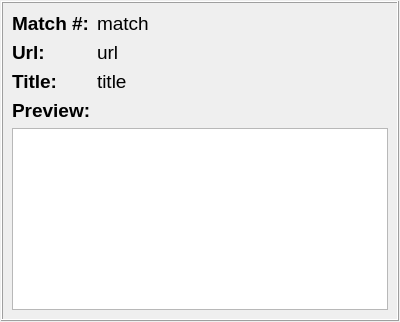
<?xml version="1.0" encoding="UTF-8"?>
<ui version="4.0">
 <class>Form</class>
 <widget class="QWidget" name="Form">
  <property name="geometry">
   <rect>
    <x>0</x>
    <y>0</y>
    <width>400</width>
    <height>322</height>
   </rect>
  </property>
  <property name="sizePolicy">
   <sizepolicy hsizetype="Expanding" vsizetype="Expanding">
    <horstretch>0</horstretch>
    <verstretch>0</verstretch>
   </sizepolicy>
  </property>
  <property name="minimumSize">
   <size>
    <width>400</width>
    <height>300</height>
   </size>
  </property>
  <property name="windowTitle">
   <string>Form</string>
  </property>
  <layout class="QVBoxLayout" name="verticalLayout">
   <property name="spacing">
    <number>0</number>
   </property>
   <property name="leftMargin">
    <number>1</number>
   </property>
   <property name="topMargin">
    <number>1</number>
   </property>
   <property name="rightMargin">
    <number>1</number>
   </property>
   <property name="bottomMargin">
    <number>1</number>
   </property>
   <item>
    <widget class="QFrame" name="frame">
     <property name="sizePolicy">
      <sizepolicy hsizetype="Expanding" vsizetype="Expanding">
       <horstretch>0</horstretch>
       <verstretch>0</verstretch>
      </sizepolicy>
     </property>
     <property name="minimumSize">
      <size>
       <width>376</width>
       <height>80</height>
      </size>
     </property>
     <property name="frameShape">
      <enum>QFrame::Box</enum>
     </property>
     <property name="frameShadow">
      <enum>QFrame::Raised</enum>
     </property>
     <property name="lineWidth">
      <number>1</number>
     </property>
     <layout class="QGridLayout" name="gridLayout">
      <item row="0" column="0">
       <widget class="QLabel" name="matchPrompt">
        <property name="font">
         <font>
          <pointsize>14</pointsize>
          <weight>75</weight>
          <bold>true</bold>
         </font>
        </property>
        <property name="text">
         <string>Match #:</string>
        </property>
       </widget>
      </item>
      <item row="0" column="1">
       <widget class="QLabel" name="matchLbl">
        <property name="sizePolicy">
         <sizepolicy hsizetype="MinimumExpanding" vsizetype="Preferred">
          <horstretch>0</horstretch>
          <verstretch>0</verstretch>
         </sizepolicy>
        </property>
        <property name="minimumSize">
         <size>
          <width>308</width>
          <height>16</height>
         </size>
        </property>
        <property name="font">
         <font>
          <pointsize>14</pointsize>
         </font>
        </property>
        <property name="text">
         <string>match</string>
        </property>
       </widget>
      </item>
      <item row="1" column="0">
       <widget class="QLabel" name="urlPrompt">
        <property name="font">
         <font>
          <pointsize>14</pointsize>
          <weight>75</weight>
          <bold>true</bold>
         </font>
        </property>
        <property name="text">
         <string>Url:</string>
        </property>
       </widget>
      </item>
      <item row="1" column="1">
       <widget class="QLabel" name="urlLbl">
        <property name="sizePolicy">
         <sizepolicy hsizetype="MinimumExpanding" vsizetype="Preferred">
          <horstretch>0</horstretch>
          <verstretch>0</verstretch>
         </sizepolicy>
        </property>
        <property name="minimumSize">
         <size>
          <width>308</width>
          <height>16</height>
         </size>
        </property>
        <property name="font">
         <font>
          <pointsize>14</pointsize>
         </font>
        </property>
        <property name="text">
         <string>url</string>
        </property>
       </widget>
      </item>
      <item row="2" column="0">
       <widget class="QLabel" name="titlePrompt">
        <property name="font">
         <font>
          <pointsize>14</pointsize>
          <weight>75</weight>
          <bold>true</bold>
         </font>
        </property>
        <property name="text">
         <string>Title:</string>
        </property>
       </widget>
      </item>
      <item row="2" column="1">
       <widget class="QLabel" name="titleLbl">
        <property name="sizePolicy">
         <sizepolicy hsizetype="MinimumExpanding" vsizetype="Preferred">
          <horstretch>0</horstretch>
          <verstretch>0</verstretch>
         </sizepolicy>
        </property>
        <property name="minimumSize">
         <size>
          <width>308</width>
          <height>16</height>
         </size>
        </property>
        <property name="font">
         <font>
          <pointsize>14</pointsize>
         </font>
        </property>
        <property name="text">
         <string>title</string>
        </property>
       </widget>
      </item>
      <item row="3" column="0">
       <widget class="QLabel" name="previewLbl">
        <property name="font">
         <font>
          <pointsize>14</pointsize>
          <weight>75</weight>
          <bold>true</bold>
         </font>
        </property>
        <property name="text">
         <string>Preview:</string>
        </property>
       </widget>
      </item>
      <item row="4" column="0" colspan="2">
       <widget class="QTextBrowser" name="previewBrowser">
        <property name="sizePolicy">
         <sizepolicy hsizetype="Expanding" vsizetype="Expanding">
          <horstretch>0</horstretch>
          <verstretch>0</verstretch>
         </sizepolicy>
        </property>
        <property name="minimumSize">
         <size>
          <width>376</width>
          <height>150</height>
         </size>
        </property>
       </widget>
      </item>
     </layout>
    </widget>
   </item>
  </layout>
 </widget>
 <resources/>
 <connections/>
</ui>
